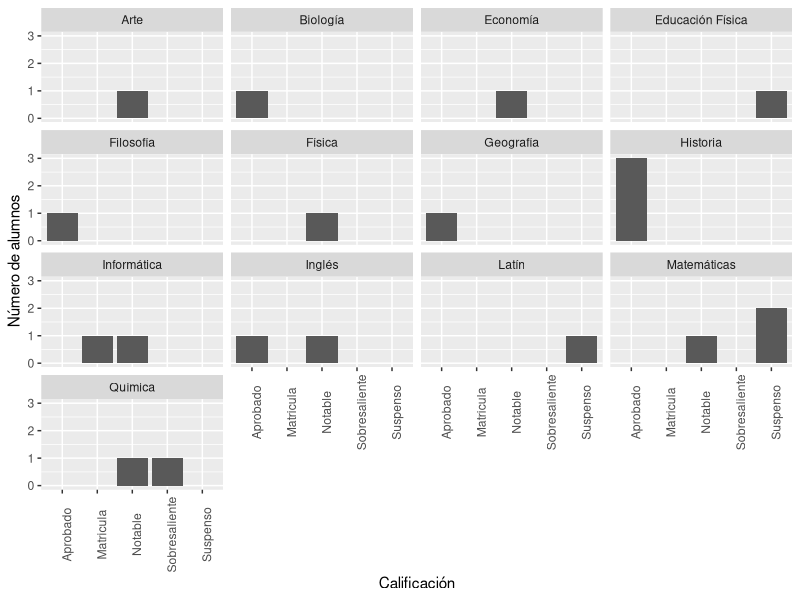
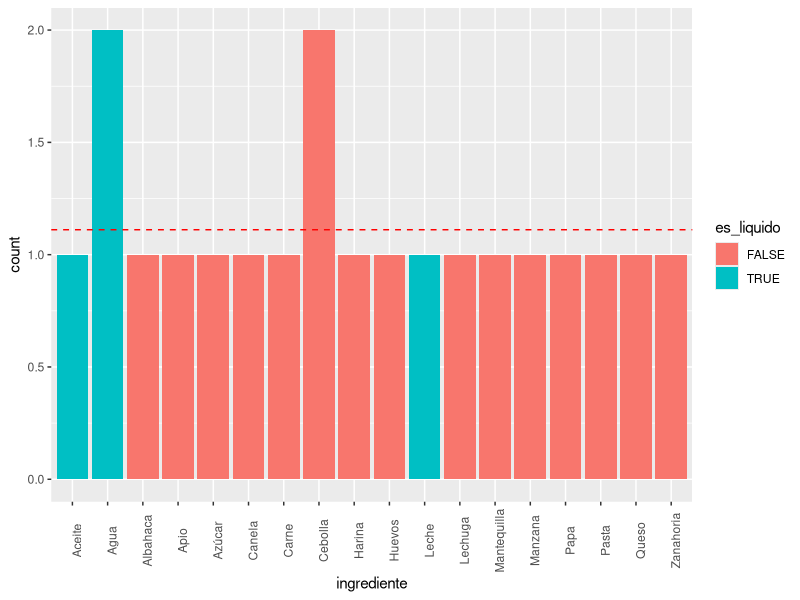

R code for these plots, in order:
library(tidyverse)
library(stringr)

"Dado un data frame df con columnas: nombre_estudiante (tipo character),
apellido_estudiante (tipo character), asignatura (tipo character), género
(factor, niveles [F,M]) y nota (tipo numeric) se pide que, usando funciones del
paquete tidyverse y stringr:
  A. Muestre el primer apellido (si este es compuesto o todo el apellido si
  solo tiene uno) de aquellas alumnas suspensas (nota menor a 5).
  B. Calcule la nota media y la cantidad de aprobados por género y asignatura,
  pero sólo de aquellas 5 asignaturas con mayor número de estudiantes."

df <- data.frame(
  nombre_estudiante = c(
    "Ana María",
    "Luis Alberto",
    "Carlos Enrique",
    "María Fernanda",
    "Elena Sofía",
    "Miguel Ángel",
    "Lucía",
    "Pablo",
    "Laura Isabel",
    "Juan Carlos",
    "José Antonio",
    "Rosa María",
    "Fernando",
    "Silvia",
    "Gabriel",
    "Patricia",
    "Francisco Javier",
    "Cristina",
    "Daniel",
    "Andrea"
  ),
  apellido_estudiante = c(
    "García López",
    "Martínez Torres",
    "Pérez Gómez",
    "González Fernández",
    "López Morales",
    "Ramírez García",
    "Moreno Sánchez",
    "Jiménez Muñoz",
    "Rodríguez Díaz",
    "Díaz Pérez",
    "Gutiérrez López",
    "Navarro García",
    "Hernández Castro",
    "Vargas López",
    "Lara Serrano",
    "Ruiz Gálvez",
    "Vega Muñoz",
    "Ortega Jiménez",
    "Castillo Romero",
    "Sánchez Martínez"
  ),
  asignatura = c(
    "Matemáticas",
    "Historia",
    "Inglés",
    "Latín",
    "Química",
    "Historia",
    "Matemáticas",
    "Inglés",
    "Química",
    "Historia",
    "Física",
    "Biología",
    "Geografía",
    "Economía",
    "Educación Física",
    "Arte",
    "Filosofía",
    "Informática",
    "Informática",
    "Matemáticas"
  ),
  género = factor(
    c(
      "F",
      "M",
      "M",
      "F",
      "F",
      "M",
      "F",
      "M",
      "F",
      "M",
      "M",
      "F",
      "M",
      "F",
      "M",
      "F",
      "M",
      "F",
      "M",
      "F"
    ),
    levels = c("F", "M")
  ),
  nota = c(
    4.5,
    6.0,
    7.5,
    3.0,
    8.5,
    5.5,
    4.0,
    6.5,
    9.0,
    5.0,
    7.8,
    6.3,
    5.7,
    8.0,
    4.2,
    7.1,
    6.9,
    8.8,
    10,
    7.6
  )
)

df %>%
  filter(nota < 5, género == "F") %>%
  mutate(first_surname = str_remove(apellido_estudiante, " .*")) %>%
  pull(first_surname)

top_k_asignaturas <- df %>%
  group_by(asignatura) %>%
  mutate(total_alumnos_asignatura = n()) %>%
  ungroup() %>%
  arrange(desc(asignatura)) %>%
  pull(asignatura) %>%
  unique() %>%
  .[1:5]

df %>%
  filter(asignatura %in% top_k_asignaturas) %>%
  group_by(género, asignatura) %>%
  summarize(media = mean(nota), aprobados = sum(nota >= 5))

"Escriba una función que dada una matriz numérica cuadrada mat (teniendo valor
por omisión una matriz de 2x2 rellena con NA) retorne una lista con los
siguientes componentes (llamados A y B):
  A. Los elementos positivos de la diagonal secundaria (un NA no se considera
  positivo).
  B. Un vector con los valores mínimos de cada columna, excluyendo los NAs."

my_function <- function(mat = matrix(NA, nrow = 2, ncol = 2)) {
  a <- diag(mat)
  a <- a[!is.na(a)]
  
  b <- apply(mat, 2, min, na.rm = TRUE)
  
  list(a = a, b = b)
}
matriz <- matrix(sample(1:10, 9), nrow = 3)
matriz[1, 1] <- NA
matriz
my_function(matriz)


"Dado el data frame resultante del df del primer ejercicio agregue una nueva
columna aprobado de tipo factor ordenado que indique si el estudiante tiene
matricula de honor (si su nota es 10), sobresaliente (si su nota es mayor o
igual a 9), notable (entre 7 y 9), aprobado (entre 5 y 7) o suspenso (menor a 5
o NA). Utilizando este nueva columna realice un (único) gráfico de diagrama de
barras mediante el paquete ggplot2 de las notas, facetando el gráfico por cada
asignatura. Asegúrese que el gráfico tenga claramente indicados los ejes."

df <- df %>%
  mutate(aprobado = factor(ifelse(
    nota == 10,
    "Matricula",
    ifelse(
      nota >= 9,
      "Sobresaliente",
      ifelse(
        nota >= 7 & nota < 9,
        "Notable",
        ifelse(nota >= 5 &
                 nota < 7, "Aprobado", "Suspenso")
      )
    )
  )))

ggplot(df, aes(x = aprobado)) +
  geom_bar() +
  facet_wrap(~ asignatura) +
  labs(x = "Calificación", y = "Número de alumnos") +
  theme(axis.text.x = element_text(angle = 90))

"Dado un vector v de caracteres y otro vector w numérico, intercale de forma
eficiente ambos vectores. Asuma que ambos vectores tienen el mismo tamaño.
Ej: v=[“hola”, “mundo”], w=[1,6], res=[“hola”,”1”,”mundo”,”6”]."

v <- c("hola", "mundo")
w <- c(4, 6)

c(rbind(v, as.character(w)))

"Dado un data frame df con columnas: receta (tipo character), ingrediente (tipo
character), cantidad (tipo numeric), unidad (tipo character) y es_liquido
(tipo logical) se pide que, usando funciones del paquete tidyverse:
  A. Calcule la cantidad total de ingredientes líquidos (supondremos que todos
  usan la misma unidad) por receta, pero sólo de aquellas recetas que tengan un
  mínimo de 5 ingredientes (sean líquidos o no).
  B. Muestre el nombre de las 5 recetas que utilizan más ingredientes (en
  número, no en cantidad) que la media."

df <- data.frame(
  receta = c(
    # Sopa de verduras (5 ingredientes)
    "Sopa de verduras",
    # Zanahoria
    "Sopa de verduras",
    # Cebolla
    "Sopa de verduras",
    # Papa
    "Sopa de verduras",
    # Apio
    "Sopa de verduras",
    # Agua
    
    # Tarta de manzana (6 ingredientes)
    "Tarta de manzana",
    # Manzana
    "Tarta de manzana",
    # Harina
    "Tarta de manzana",
    # Huevos
    "Tarta de manzana",
    # Azúcar
    "Tarta de manzana",
    # Mantequilla
    "Tarta de manzana",
    # Canela
    
    # Resto de recetas con menos ingredientes
    "Ensalada César",
    # Lechuga
    "Ensalada César",
    # Queso
    
    "Guiso de carne",
    # Carne
    "Guiso de carne",
    # Cebolla
    "Guiso de carne",
    # Agua
    
    "Pasta al pesto",
    # Pasta
    "Pasta al pesto",
    # Albahaca
    "Pasta al pesto",
    # Aceite
    
    "Smoothie de frutas" # Leche
  ),
  ingrediente = c(
    # Sopa de verduras
    "Zanahoria",
    "Cebolla",
    "Papa",
    "Apio",
    "Agua",
    
    # Tarta de manzana
    "Manzana",
    "Harina",
    "Huevos",
    "Azúcar",
    "Mantequilla",
    "Canela",
    
    # Resto de ingredientes
    "Lechuga",
    "Queso",
    
    "Carne",
    "Cebolla",
    "Agua",
    
    "Pasta",
    "Albahaca",
    "Aceite",
    
    "Leche"
  ),
  cantidad = c(
    200,
    # Zanahoria
    100,
    # Cebolla
    300,
    # Papa
    150,
    # Apio
    1000,
    # Agua
    
    500,
    # Manzana
    200,
    # Harina
    2,
    # Huevos
    150,
    # Azúcar
    100,
    # Mantequilla
    5,
    # Canela
    
    150,
    # Lechuga
    50,
    # Queso
    
    300,
    # Carne
    200,
    # Cebolla
    500,
    # Agua
    
    400,
    # Pasta
    30,
    # Albahaca
    50,
    # Aceite
    
    500  # Leche
  ),
  unidad = c(
    "gramos",
    # Zanahoria
    "gramos",
    # Cebolla
    "gramos",
    # Papa
    "gramos",
    # Apio
    "mililitros",
    # Agua
    
    "gramos",
    # Manzana
    "gramos",
    # Harina
    "unidades",
    # Huevos
    "gramos",
    # Azúcar
    "gramos",
    # Mantequilla
    "gramos",
    # Canela
    
    "gramos",
    # Lechuga
    "gramos",
    # Queso
    
    "gramos",
    # Carne
    "gramos",
    # Cebolla
    "mililitros",
    # Agua
    
    "gramos",
    # Pasta
    "gramos",
    # Albahaca
    "mililitros",
    # Aceite
    
    "mililitros" # Leche
  ),
  es_liquido = c(
    FALSE,
    # Zanahoria
    FALSE,
    # Cebolla
    FALSE,
    # Papa
    FALSE,
    # Apio
    TRUE,
    # Agua
    
    FALSE,
    # Manzana
    FALSE,
    # Harina
    FALSE,
    # Huevos
    FALSE,
    # Azúcar
    FALSE,
    # Mantequilla
    FALSE,
    # Canela
    
    FALSE,
    # Lechuga
    FALSE,
    # Queso
    
    FALSE,
    # Carne
    FALSE,
    # Cebolla
    TRUE,
    # Agua
    
    FALSE,
    # Pasta
    FALSE,
    # Albahaca
    TRUE,
    # Aceite
    
    TRUE   # Leche
  )
)

df %>%
  group_by(receta) %>%
  filter(n() >= 5) %>%
  summarise(Cantidad = sum(es_liquido))

df %>%
  group_by(receta) %>%
  summarise(num_ingredientes = n()) %>%
  filter(num_ingredientes > mean(num_ingredientes)) %>%
  top_n(num_ingredientes, n = 5)

"Dado el mismo data frame df de antes, realice un diagrama de barras que muestre
la cantidad de recetas en donde aparece cada ingrediente. Coloree de manera
diferente los ingredientes líquidos de aquellos que no los son y dibuje una
línea horizontal que marque el valor medio de recetas por ingrediente."

df_count <- df %>%
  group_by(ingrediente) %>%
  summarise(count = n())

mean_n <- mean(df_count$count)

ggplot(df, aes(x = ingrediente, fill = es_liquido)) +
  geom_bar() +
  geom_hline(yintercept = mean_n,
             linetype = "dashed",
             color = "red") +
  theme(axis.text.x = element_text(angle = 90))

"Agregue al data frame df de antes una nueva columna llamada factor_cantidad que
sea de tipo factor ordenado con niveles (poco < normal < mucho) donde poco está
en el rango [0,15), normal está en el rango [15,100) y alto está en el rango
(100,500]. Esta columna debe representar los mismos datos que la columna
cantidad pero en los tres grupos disjuntos. Utilice esta nueva columna para
escribir en un fichero “salida.csv” (separado por comas) aquellas recetas con
todos sus ingredientes en cantidad normal"

df$cantidad
factor_cantidad <- cut(
  df$cantidad,
  breaks = c(0, 15, 100, max(df$cantidad)),
  labels = c("poco", "normal", "mucho"),
  ordered_result = TRUE
)

df$factor_cantidad <- factor_cantidad

receta_re <- df %>%
  group_by(receta) %>%
  summarise(all_normal = all(factor_cantidad == "mucho")) %>%
  filter(all_normal) %>%
  pull(receta)

write_csv(df %>%
            filter(receta %in% receta_re) %>%
            select(receta, ingrediente),
          file = "salida.csv")
